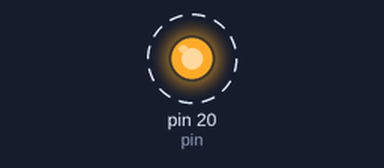
Simulated run of this sketch. Board: Arduino Mega 2560, built with avr-gcc and run on an emulated ATmega2560. On the bench: output pins drawn as LEDs (lit = HIGH). Dashed ring = blinking.

Above: at 0.5 s.
Timing chart, 0 to 4.6 s (numbered marks = the images above):
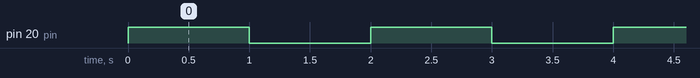

The sketch:

sketch_mar18a.ino
```cpp
int delayT = 1000;
int pin = 20;
void setup() {
  // put your setup code here, to run once:
  pinMode(pin, OUTPUT);
  Serial1.begin(9600);
}

void loop() {
  // put your main code here, to run repeatedly:
  digitalWrite(pin, HIGH);
  delay(delayT);
  digitalWrite(pin, LOW);
  delay(delayT);
  Serial1.println("test");
}
```

Measured:
- by itself, pin 20 (pin): alternates HIGH for 1.0 s and LOW for 1.0 s
